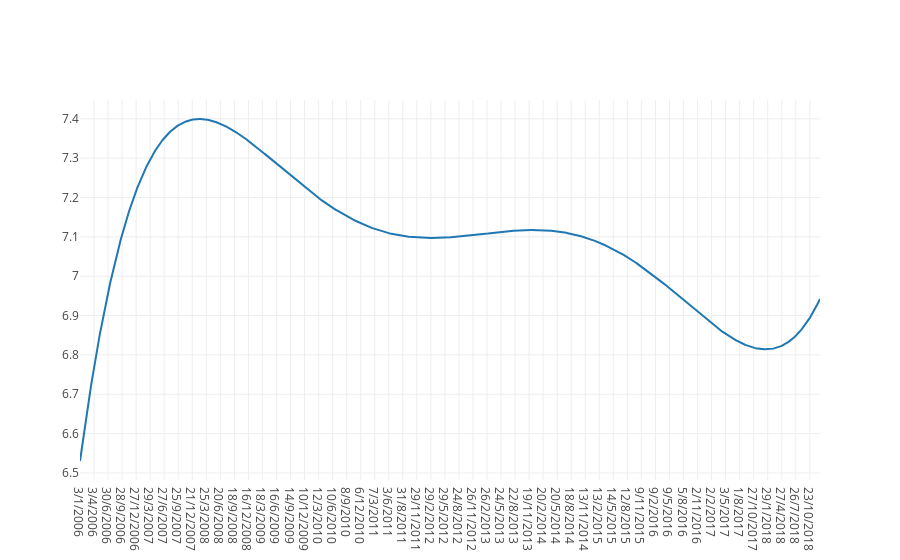

Write notebook code for a chart like this one.
### Code cell
trace = go.Scatter(
    x = LLwithStocks['Date'],
    y = LLwithStocks['Daily Life Ladder'])
data = [trace]
iplot(data)

### Figure 1 — Plotly figure (JSON) as saved in the notebook; plotly's stock layout.template omitted (floating-point values rounded to 4 significant figures; data arrays with more than 128 entries replaced by an {"elided": "..."} marker saying what was removed)
{"data": [{"type": "scatter", "uid": "2d4ee074-5803-44b6-b402-bd74f6475e50", "x": {"elided": "3270 str values"}, "y": {"elided": "3270 float values"}}], "layout": {}}
